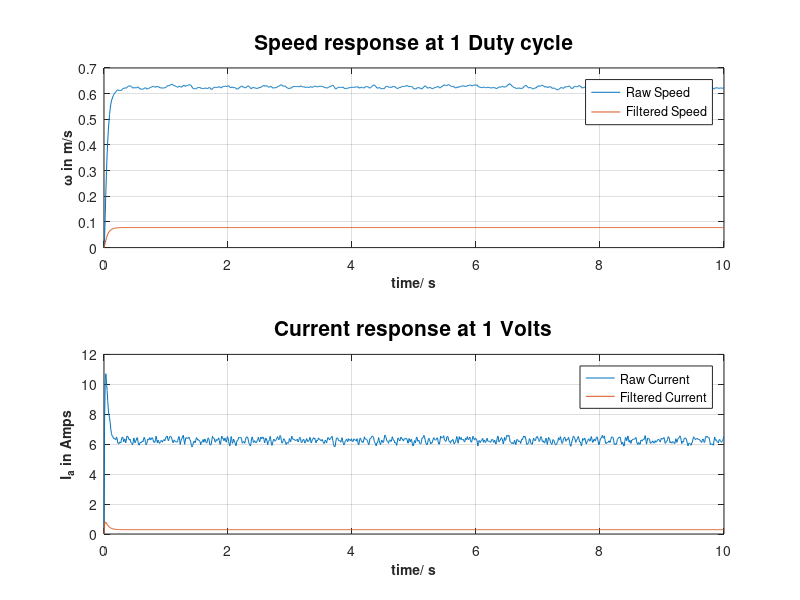

Recreate this plot in MATLAB.

titlesize = 15;
labelsize = 10;
legendsize = 13;
% declaring system parametes
K = 0.1;
B = 0.01;
L = 0.01;
J = 0.001;
Res = 1;
P = 0.01;
% declaring state space matrices
A = ([-Res/L , -K/L;K/J, -B/J]);
B = ([1/L 1/L;0 0]);
C = [1 0; 0 P];
D = [0 0;0 0];
% constructing state space model
sys = ss(A,B,C,D,'Inputname', {'Armature Voltage', 'Noise'}, 'Outputname', {'Armature Current','Linear Speed'});
% constructing simulation
% time
t = 0:0.01:10;
% PWM and voltage
PWM = 255;
V_in = PWM*(12/255)*ones(size(t));
% input noise
noise_input = rand(size(t));
% combined input
total_in = [V_in;noise_input];
% simulating system
y = lsim(sys,total_in,t);
% fishing out the results
current = y(:,1);
omega = y(:,2);
% covariance matrices
Q = 0.1;
R = [1 0;
     0 0.1];
 % making a Kalman Filter
 [kalmf,L,P] = kalman(sys,Q,R);
 new_outs = kalmf(:,1);
 % simulating kalman filter
 y_new = lsim(new_outs,V_in,t);
 % fishing out the outputs
 Armature_Current_est = y_new(:,1);
 Omega_est = y_new(:,2);

 %plotting for comparison
subplot(2,1,1)
plot(t, omega)
hold on
plot(t, Omega_est)
title(['Speed response at ' num2str(PWM/255) ' Duty cycle'],'Fontsize',titlesize,'FontWeight', 'Bold');
ylabel('\omega in m/s','Fontsize',labelsize,'FontWeight', 'Bold');
xlabel('time/ s','Fontsize',labelsize,'FontWeight', 'Bold');
legend('Raw Speed','Filtered Speed')
grid on

subplot(2,1,2)
plot(t, current)
hold on 
plot(t, Armature_Current_est)
title(['Current response at ' num2str(PWM/255) ' Volts'],'Fontsize',titlesize,'FontWeight', 'Bold');
ylabel('I_a in Amps','Fontsize',labelsize,'FontWeight', 'Bold');
xlabel('time/ s','Fontsize',labelsize,'FontWeight', 'Bold');
legend('Raw Current', 'Filtered Current')
grid on
